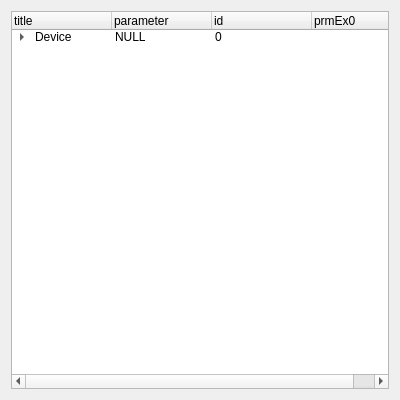
<?xml version="1.0" encoding="UTF-8"?>
<ui version="4.0">
    <class>Form</class>
    <widget class="QWidget" name="Form">
        <property name="geometry">
            <rect>
                <x>0</x>
                <y>0</y>
                <width>400</width>
                <height>400</height>
            </rect>
        </property>
        <property name="windowTitle">
            <string>Form</string>
        </property>
        <layout class="QVBoxLayout" name="verticalLayout">
            <item>
                <widget class="QTreeWidget" name="treeWidget">
                    <column>
                        <property name="text">
                            <string>title</string>
                        </property>
                    </column>
                    <column>
                        <property name="text">
                            <string>parameter</string>
                        </property>
                    </column>
                    <column>
                        <property name="text">
                            <string>id</string>
                        </property>
                    </column>
                    <column>
                        <property name="text">
                            <string>prmEx0</string>
                        </property>
                    </column>
                    <item>
                        <property name="text">
                            <string>Device</string>
                        </property>
                        <property name="text">
                            <string>NULL</string>
                        </property>
                        <property name="text">
                            <string>0</string>
                        </property>
                        <item>
                            <property name="text">
                                <string>RnNet</string>
                            </property>
                            <property name="text">
                                <string>1</string>
                            </property>
                            <property name="text">
                                <string>0</string>
                            </property>
                            <property name="text">
                                <string>240</string>
                            </property>
                            <item>
                                <property name="text">
                                    <string>SD4x</string>
                                </property>
                                <property name="text">
                                    <string>4</string>
                                </property>
                                <item>
                                    <property name="text">
                                        <string>SD42</string>
                                    </property>
                                    <property name="text">
                                        <string>4</string>
                                    </property>
                                    <property name="text">
                                        <string>21000509</string>
                                    </property>
                                    <item>
                                        <property name="text">
                                            <string>V130</string>
                                        </property>
                                        <property name="text">
                                            <string>NULL</string>
                                        </property>
                                        <property name="text">
                                            <string>0</string>
                                        </property>
                                    </item>
                                </item>
                            </item>
                        </item>
                    </item>
                </widget>
            </item>
        </layout>
    </widget>
    <resources/>
    <connections/>
</ui>
